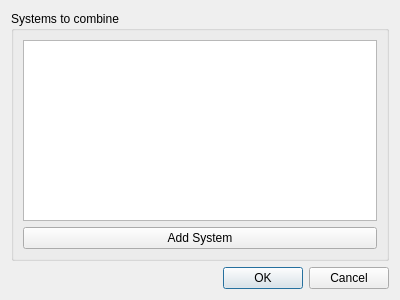
<?xml version="1.0" encoding="UTF-8"?>
<ui version="4.0">
 <class>GUIJoinDatastreams</class>
 <widget class="QDialog" name="GUIJoinDatastreams">
  <property name="geometry">
   <rect>
    <x>0</x>
    <y>0</y>
    <width>400</width>
    <height>300</height>
   </rect>
  </property>
  <property name="windowTitle">
   <string>Dialog</string>
  </property>
  <layout class="QVBoxLayout" name="verticalLayout">
   <item>
    <widget class="QGroupBox" name="groupBox">
     <property name="title">
      <string>Systems to combine</string>
     </property>
     <layout class="QVBoxLayout" name="verticalLayout_2">
      <item>
       <widget class="QListWidget" name="listWidget"/>
      </item>
      <item>
       <widget class="QPushButton" name="pushButton">
        <property name="text">
         <string>Add System</string>
        </property>
       </widget>
      </item>
     </layout>
    </widget>
   </item>
   <item>
    <widget class="QDialogButtonBox" name="buttonBox">
     <property name="orientation">
      <enum>Qt::Horizontal</enum>
     </property>
     <property name="standardButtons">
      <set>QDialogButtonBox::Cancel|QDialogButtonBox::Ok</set>
     </property>
    </widget>
   </item>
  </layout>
 </widget>
 <resources/>
 <connections>
  <connection>
   <sender>buttonBox</sender>
   <signal>accepted()</signal>
   <receiver>GUIJoinDatastreams</receiver>
   <slot>accept()</slot>
   <hints>
    <hint type="sourcelabel">
     <x>248</x>
     <y>254</y>
    </hint>
    <hint type="destinationlabel">
     <x>157</x>
     <y>274</y>
    </hint>
   </hints>
  </connection>
  <connection>
   <sender>buttonBox</sender>
   <signal>rejected()</signal>
   <receiver>GUIJoinDatastreams</receiver>
   <slot>reject()</slot>
   <hints>
    <hint type="sourcelabel">
     <x>316</x>
     <y>260</y>
    </hint>
    <hint type="destinationlabel">
     <x>286</x>
     <y>274</y>
    </hint>
   </hints>
  </connection>
 </connections>
</ui>
